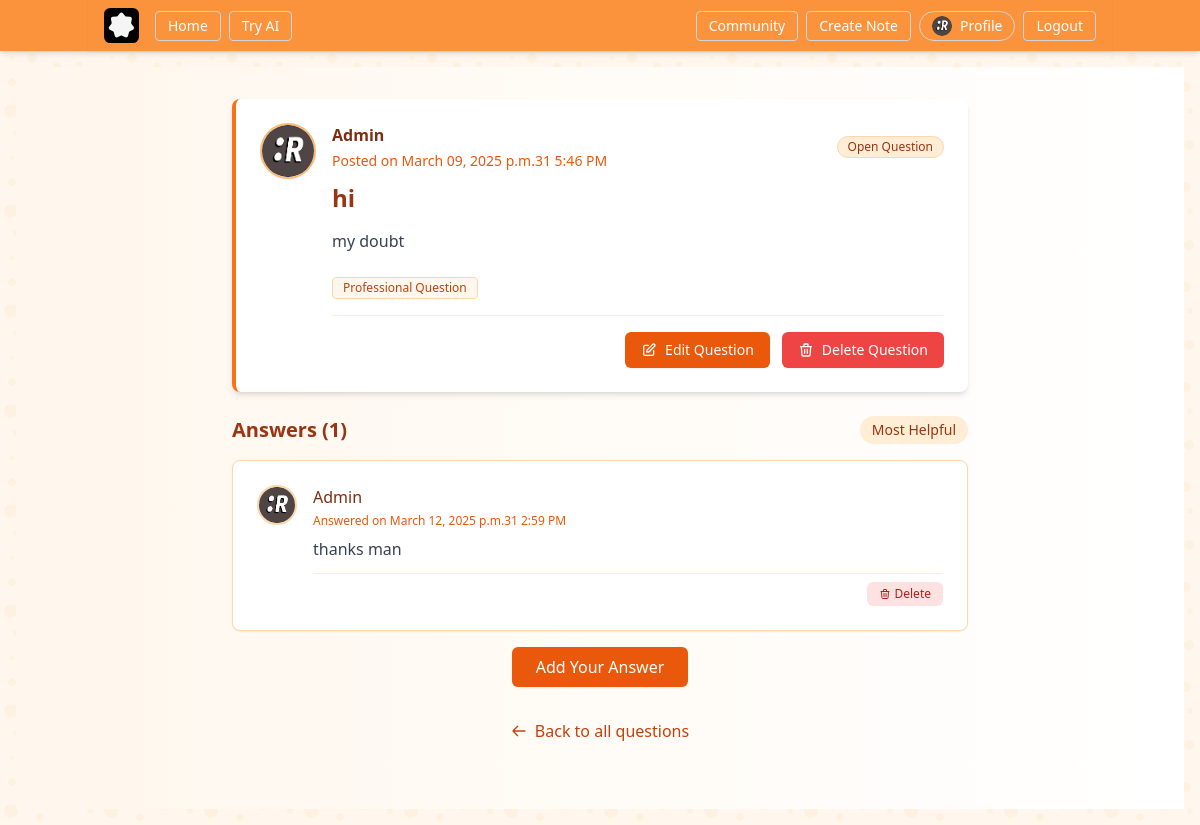
The app's page /community/doubt/7/ (signed in) with its own data.
### users/models.py (models this page shows, shortened)
class Profile(models.Model):# Profile model inherits from models.Model that have one to one relationship with User model
    user = models.OneToOneField(User, on_delete=models.CASCADE) # one to one relationship with User model
    image = models.ImageField(default='default.jpg', upload_to='profile_pics') # profile picture
    position = models.CharField(default='Student', max_length=100) # position
    bio = models.TextField(default='No bio...', max_length=300) # bio
    insitute = models.CharField(default='APSIT', max_length=100) # insitute
    hobbies = models.CharField(default='Cricket', max_length=100) # hobbies
    phone = models.CharField(default='1234567890', max_length=10) # phone
    location = models.CharField(default='Mumbai', max_length=100) # location

### community/models.py (models this page shows, shortened)
class doubt(models.Model):
    title = models.CharField(max_length=100)
    content= models.TextField()
    date = models.DateTimeField(default=timezone.now)
    author = models.ForeignKey(User, on_delete=models.CASCADE) # on_delete=models.CASCADE is used to delete doubt the user if the user is deleted

class Comment(models.Model):
    doubt = models.ForeignKey(doubt, on_delete=models.CASCADE, related_name='comments')
    author = models.ForeignKey(User, on_delete=models.CASCADE)
    content = models.TextField()
    date_posted = models.DateTimeField(default=timezone.now)
    class Meta:
        ordering = ['-date_posted']  # Show newest comments first

### community/views.py (the view)
# urls.py: path('doubt/<int:pk>/', DoubtsDetailView.as_view(), name='doubt-detail'),
class DoubtsDetailView(DetailView): # inherit from ListView
    model = doubt

### community/templates/community/doubt_detail.html (shortened to what this page needs)
{% extends "base/base.html" %}
{% block content %}
<div class="bg-gradient-to-r from-orange-50 to-white py-8">
    <div class="max-w-3xl mx-auto px-4">
        <article class="bg-white rounded-lg shadow-md p-6 mb-6 border-l-4 border-orange-500">
            <div class="flex items-start gap-4">
                <div class="shrink-0">
                    <img class="rounded-full w-14 h-14 border-2 border-orange-300 object-cover shadow-sm"
                         src="{{ object.author.profile.image.url }}"
                         alt="{{ object.author }}'s Profile Picture">
                </div>
                <div class="flex-1">
                    <div class="flex flex-wrap items-center justify-between mb-3">
                        <div>
                            <a href="#" class="font-semibold text-orange-900 hover:text-orange-700 transition">
                                {{ object.author }}
                            </a>
                            <div class="text-orange-600 text-sm mt-1">
                                Posted on {{ object.date | date:"F d, Y at g:i A"}}
                            </div>
                        </div>
                        <span class="bg-orange-100 text-orange-800 text-xs font-medium px-2.5 py-0.5 rounded-full border border-orange-200">
                            Open Question
                        </span>
                    </div>
                    <h1 class="text-2xl font-bold text-orange-800 mb-4 leading-tight">
                        {{ object.title }}
                    </h1>
                    <div class="prose prose-orange text-gray-700 mb-6 max-w-none">
                        {{ object.content }}
                    </div>
                    <div class="flex flex-wrap gap-2 mt-4 mb-3">
                        <span class="bg-orange-50 text-orange-700 text-xs font-medium px-2.5 py-0.5 rounded border border-orange-200">
                            Professional Question
                        </span>
                    </div>
                    {% if object.author == user %}
                        <div class="flex justify-end space-x-3 mt-4 pt-4 border-t border-orange-100">
                            <a href="{% url 'doubt-update' object.id %}"
                               class="flex items-center px-4 py-2 bg-orange-600 text-white text-sm font-medium rounded-md shadow-sm hover:bg-orange-700 transition-all">
                                <svg xmlns="http://www.w3.org/2000/svg" class="h-4 w-4 mr-2" fill="none" viewBox="0 0 24 24" stroke="currentColor">
                                    <path stroke-linecap="round" stroke-linejoin="round" stroke-width="2" d="M11 5H6a2 2 0 00-2 2v11a2 2 0 002 2h11a2 2 0 002-2v-5m-1.414-9.414a2 2 0 112.828 2.828L11.828 15H9v-2.828l8.586-8.586z" />
                                </svg>
                                Edit Question
                            </a>
                            <a href="{% url 'doubt-delete' object.id %}"
                               class="flex items-center px-4 py-2 bg-red-500 text-white text-sm font-medium rounded-md shadow-sm hover:bg-red-600 transition-all">
                                Delete Question
                            </a>
                        </div>
                    {% endif %}
                </div>
            </div>
        </article>
        <div class="flex items-center justify-between mb-4">
            <h2 class="text-xl font-bold text-orange-800">Answers ({{ object.comments.all|length }})</h2>
            <button class="text-sm bg-orange-100 hover:bg-orange-200 text-orange-800 font-medium py-1 px-3 rounded-full transition-colors">
                Most Helpful
            </button>
        </div>
        {% if object.comments.all %}
            {% for comment in object.comments.all %}
                <div class="bg-white rounded-lg shadow-sm p-6 mb-4 border border-orange-200">
                    <div class="flex items-start gap-4">
                        <div class="shrink-0">
                            <img class="rounded-full w-10 h-10 border-2 border-orange-200 object-cover"
                                src="{{ comment.author.profile.image.url }}"
                                alt="{{ comment.author }}'s Profile Picture">
                        </div>
                        <div class="flex-1">
                            <div class="flex flex-wrap items-center justify-between mb-2">
                                <div>
                                    <a href="#" class="font-medium text-orange-900 hover:text-orange-700 transition">
                                        {{ comment.author }}
                                    </a>
                                    <div class="text-orange-600 text-xs mt-1">
                                        Answered on {{ comment.date_posted | date:"F d, Y at g:i A"}}
                                    </div>
                                </div>
                            </div>
                            <div class="prose prose-orange text-gray-700 max-w-none">
                                {{ comment.content }}
                            </div>
                            {% if comment.author == user %}
                                <div class="flex justify-end mt-3 pt-2 border-t border-orange-100">
                                    <a href="{% url 'delete-comment' comment.id %}"
                                    class="flex items-center px-3 py-1 bg-red-100 text-red-700 text-xs font-medium rounded-md hover:bg-red-200 transition-all">
                                        Delete
                                    </a>
                                </div>
                            {% endif %}
                        </div>
                    </div>
                </div>
            {% endfor %}
        {% endif %}
        <div class="text-center mb-8">
            <a href="{% url 'add-comment' object.pk %}" class="bg-orange-600 hover:bg-orange-700 text-white font-medium py-2 px-6 rounded-md transition-colors shadow-sm inline-block">
                Add Your Answer
            </a>
        </div>
        <div class="text-center mb-8">
            <a href="{% url 'Community-Home' %}" class="inline-flex items-center text-orange-700 hover:text-orange-900 font-medium">
                <svg xmlns="http://www.w3.org/2000/svg" class="h-4 w-4 mr-2" fill="none" viewBox="0 0 24 24" stroke="currentColor">
                    <path stroke-linecap="round" stroke-linejoin="round" stroke-width="2" d="M10 19l-7-7m0 0l7-7m-7 7h18" />
                </svg>
                Back to all questions
            </a>
        </div>
    </div>
</div>
{% endblock content %}

### base/templates/base/base.html (shortened to what this page needs)
{% load static %}
<!DOCTYPE html>
<html lang="en">
  <head>
    <script src="https://cdn.tailwindcss.com"></script>
    <link rel="stylesheet" href="{% static 'css/styles.css' %}" />
  </head>
  <body>
    <header class="bg-orange-400 text-white w-full shadow-md">
      <nav class="container mx-auto flex items-center justify-between py-2 px-4 shadow-sm">
        <div class="flex items-center">
          <a class="text-xl font-semibold" href="#">
          </a>
          <div class="hidden md:flex ml-4 space-x-2">
            <a class="px-3 py-1 text-sm border border-gray-300 rounded hover:bg-white hover:text-gray-900 transition-colors" href="{% url 'base-home' %}">Home</a>
            <a class="px-3 py-1 text-sm border border-gray-300 rounded hover:bg-white hover:text-gray-900 transition-colors" href="{% url 'ai-home' %}">Try AI</a>
          </div>
        </div>
        <div id="menu" class="hidden md:flex flex-col md:flex-row md:items-center md:space-x-2 absolute md:relative top-14 md:top-auto left-0 w-full md:w-auto bg-orange-400 md:bg-transparent p-3 md:p-0 shadow-md md:shadow-none space-y-2 md:space-y-0 z-50 transition-all duration-200">
          {% if user.is_authenticated %}
          <div class="flex flex-col md:flex-row md:items-center w-full md:w-auto space-y-2 md:space-y-0 md:space-x-2">
            <a href="{% url 'Community-Home' %}" class="px-3 py-1 text-sm border border-gray-300 rounded hover:bg-white hover:text-gray-900 transition-colors text-center">Community</a>
            <a href="{% url 'note-create' %}" class="px-3 py-1 text-sm border border-gray-300 rounded hover:bg-white hover:text-gray-900 transition-colors text-center">Create Note</a>
            <a href="{% url 'profile' %}" class="flex items-center px-3 py-1 text-sm border border-gray-300 rounded-full hover:bg-white hover:text-gray-900 transition-colors text-center">
              <img src="{{ user.profile.image.url }}" alt="Profile" class="w-5 h-5 rounded-full mr-2" />
              Profile
            </a>
            <form method="POST" action="{% url 'logout' %}" class="w-full md:w-auto text-center md:inline-block">
              <button class="px-3 py-1 text-sm border border-gray-300 rounded hover:bg-white hover:text-gray-900 transition-colors w-full md:w-auto">Logout</button>
            </form>
          </div>
          {% endif %}
        </div>
      </nav>
    </header>
    <main class="mx-auto p-4">
      <div class="w-full">
        {% block content %}{% endblock %}
      </div>
    </main>
  </body>
</html>

### base/static/css/styles.css (style rules this page uses)
body { background-color: #fff7ed; }

### base/templates/base/base.html (style rules this page uses)
body { background-color: #fff7ed; }

### records on screen
doubt: author.profile.image (picture), author "Admin", date "March 09, 2025 p.m.31 5:46 PM", title "hi", content "my doubt", comments.all|length "1"
Comment: author.profile.image (picture), author "Admin", date_posted "March 12, 2025 p.m.31 2:59 PM", content "thanks man", shows "Delete"
